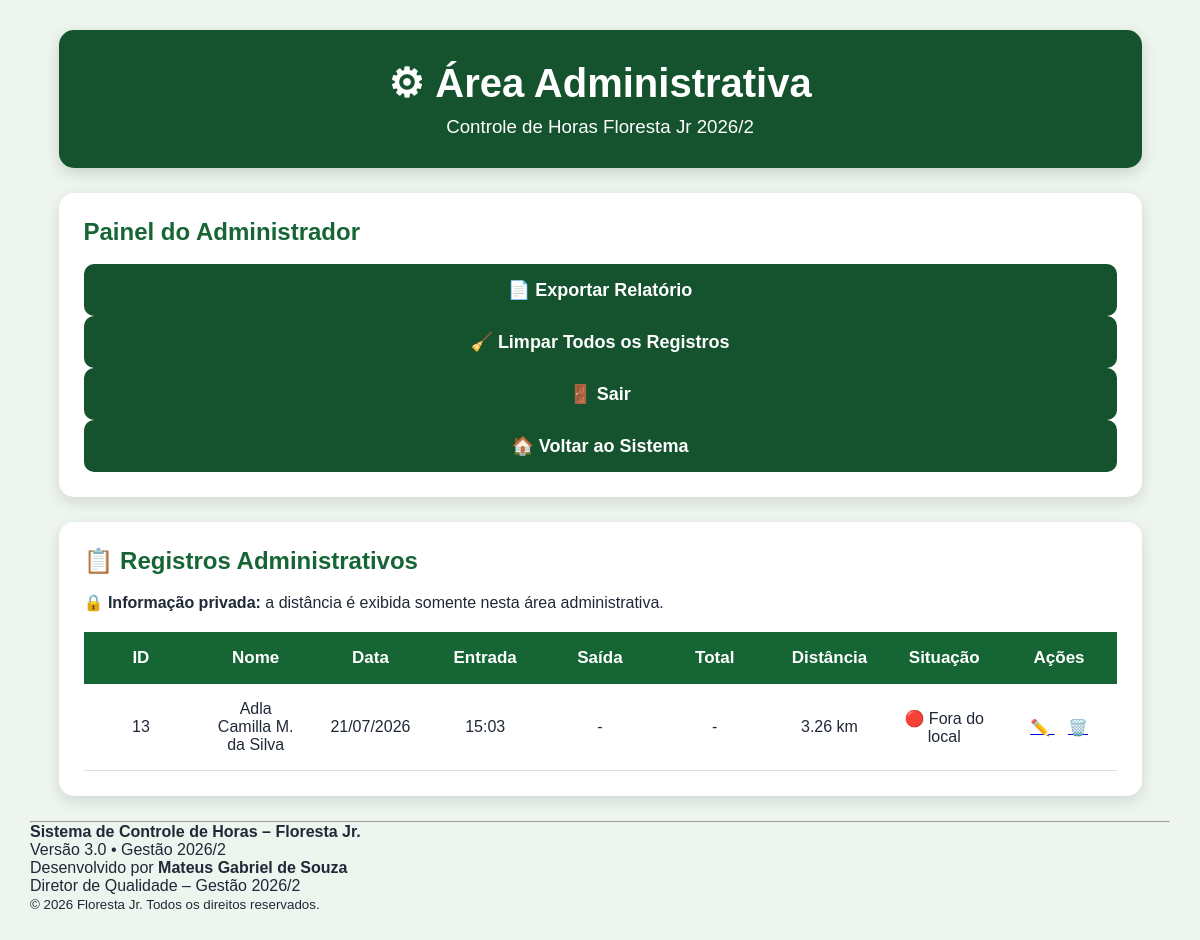
Before: /admin (signed in) with the older database file.
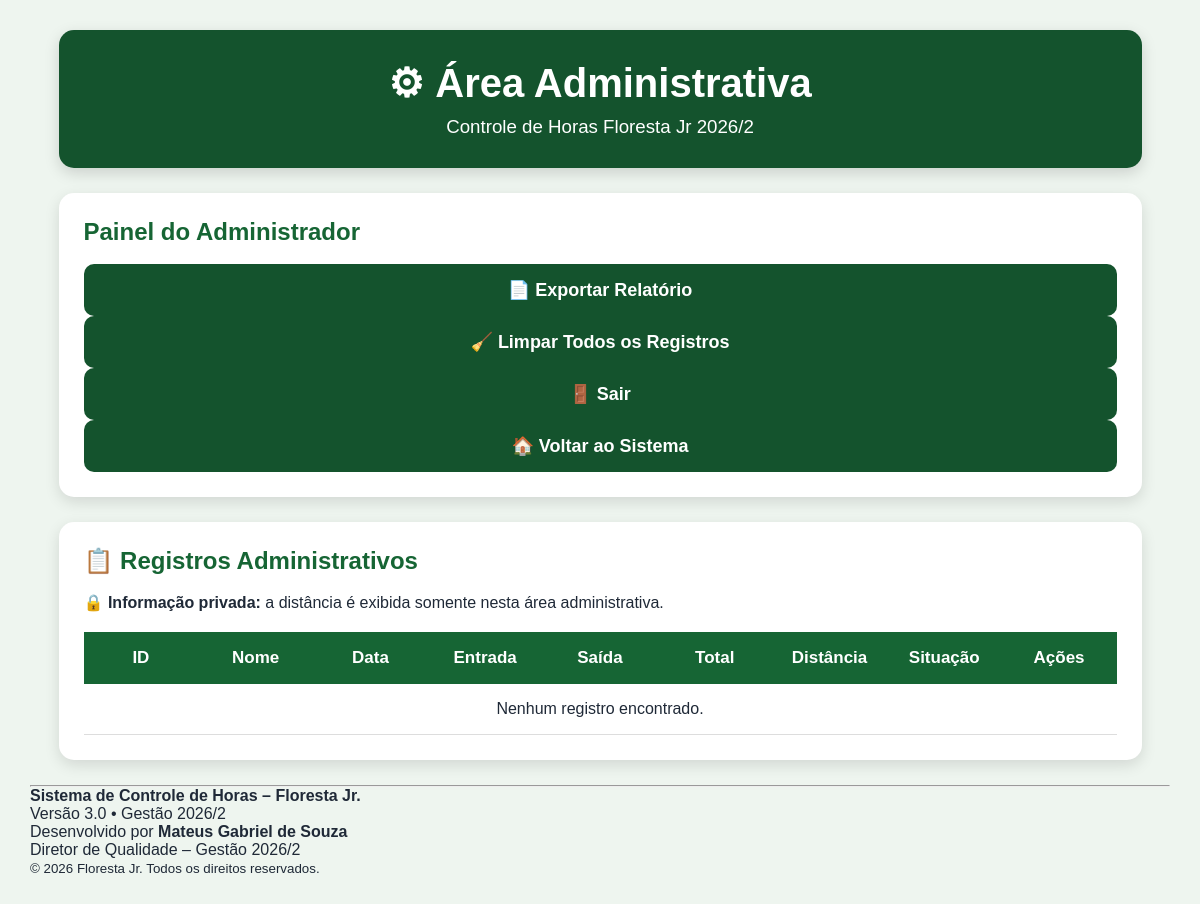
After: the same page with the newer database file.
### tables this page shows
CREATE TABLE registros(

        id INTEGER PRIMARY KEY AUTOINCREMENT,

        nome TEXT NOT NULL,

        data TEXT NOT NULL,

        entrada TEXT NOT NULL,

        saida TEXT,

        total TEXT

    , distancia TEXT);

### rotas.py (the view)
    @app.route("/admin")
    def admin():
        if not session.get("admin"):
            return render_template(
                "login_admin.html"
            )
        registros = listar_registros()
        return render_template(
            "admin.html",
            registros=registros
        )

### banco.py (called while the page is built)
def conectar():
    return sqlite3.connect(BANCO)

def listar_registros():
    conn = conectar()
    conn.row_factory = sqlite3.Row
    cursor = conn.cursor()
    cursor.execute("""

        SELECT *

        FROM registros

        ORDER BY id DESC

    """)
    registros = cursor.fetchall()
    conn.close()
    return registros

### templates/admin.html (shortened to what this page needs)
<!DOCTYPE html>
<html lang="pt-BR">
<head>
    <link rel="stylesheet"
          href="{{ url_for('static', filename='style.css') }}">
</head>
<body>
<div class="container">
<header>
    <h1>⚙ Área Administrativa</h1>
    <h3>Controle de Horas Floresta Jr 2026/2</h3>
</header>
<section class="card">
<h2>Painel do Administrador</h2>
<div class="acoes-admin">
    <a href="/exportar" class="botao-admin">
        📄 Exportar Relatório
    </a>
    <a href="/limpar"
       class="botao-admin"
       onclick="return confirm('Tem certeza que deseja apagar TODOS os registros?');">
        🧹 Limpar Todos os Registros
    </a>
    <a href="/logout" class="botao-admin">
        🚪 Sair
    </a>
    <a href="/" class="botao-admin">
        🏠 Voltar ao Sistema
    </a>
</div>
</section>
<section class="card">
<h2>📋 Registros Administrativos</h2>
<p>
🔒 <strong>Informação privada:</strong>
a distância é exibida somente nesta área administrativa.
</p>
<table>
<thead>
<tr>
<th>ID</th>
<th>Nome</th>
<th>Data</th>
<th>Entrada</th>
<th>Saída</th>
<th>Total</th>
<th>Distância</th>
<th>Situação</th>
<th>Ações</th>
</tr>
</thead>
<tbody>
{% for registro in registros %}
<tr>
<td>
    {{ registro.id }}
</td>
<td>
    {{ registro.nome }}
</td>
<td>
    {{ registro.data }}
</td>
<td>
    {{ registro.entrada }}
</td>
<td>
    {{ registro.saida or "-" }}
</td>
<td>
    {{ registro.total or "-" }}
</td>
<td class="distancia">
    {{ registro.distancia or "Não informado" }}
</td>
<td class="situacao">
    <span class="situacao-texto">
    </span>
</td>
<td>
    <a href="/editar/{{ registro.id }}"
       title="Editar registro">
        ✏️
    </a>
    <a href="/excluir/{{ registro.id }}"
       title="Excluir registro"
       onclick="return confirm('Tem certeza que deseja excluir este registro?');">
        🗑️
    </a>
</td>
</tr>
{% endfor %}
{% if not registros %}
<tr>
<td colspan="9">
    Nenhum registro encontrado.
</td>
</tr>
{% endif %}
</tbody>
</table>
</section>
</div>
<footer class="footer">
    <hr>
    <p>
        <strong>
            Sistema de Controle de Horas – Floresta Jr.
        </strong>
    </p>
    <p>
        Versão 3.0 • Gestão 2026/2
    </p>
    <p>
        Desenvolvido por
        <strong>Mateus Gabriel de Souza</strong>
    </p>
    <p>
        Diretor de Qualidade – Gestão 2026/2
    </p>
    <small>
        © 2026 Floresta Jr. Todos os direitos reservados.
    </small>
</footer>
</body>
</html>

Changed rows visible on the page:
removed registros: id "13", nome "Adla Camilla M. da Silva", data "21/07/2026", entrada "15:03", saida "-", total "-", distancia "3.26 km"
Other visible differences:
text now shown: "Nenhum registro encontrado."
